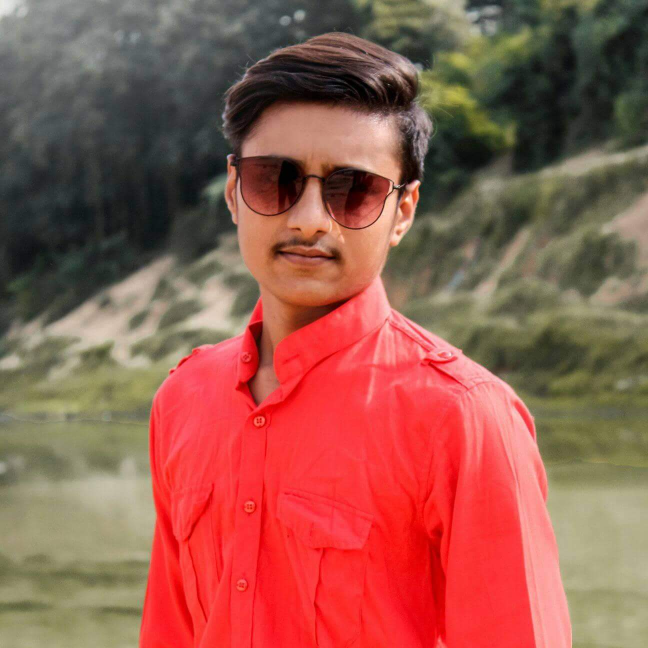
%> input picture Sem 1/B Tech/IP/129_ImageProcessing/n.jpg, 1296 x 1296 px (shown at 1/2 size)
$ octave 129_01_07.m   (GNU Octave 9; MATLAB toolbox functions it lacks are replaced by stand-ins)
%> lines starting %> are read from the running program, lines starting %| are printed output that depends on the picture
clear
clc

% Read image into a
a=imread('./n.jpg');
%> a is the input picture: size 1296x1296x3 uint8; mean R, G, B 150.7, 90.6, 78

% flip your image vertically
b=flipud(a);
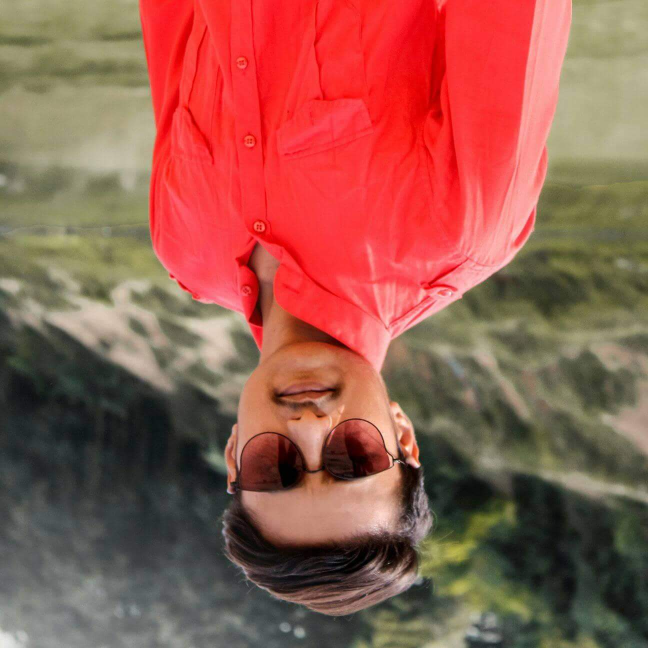
%> b: size 1296x1296x3 uint8 (shown at 1/2 size); mean R, G, B 150.7, 90.6, 78; mean of the top-left, top-right, bottom-left and bottom-right quarters 126.3, 126.3, 83.5, 89.5
figure
imshow(b);

% create the mirror image
c=fliplr(a);  %c=flip(a,2);
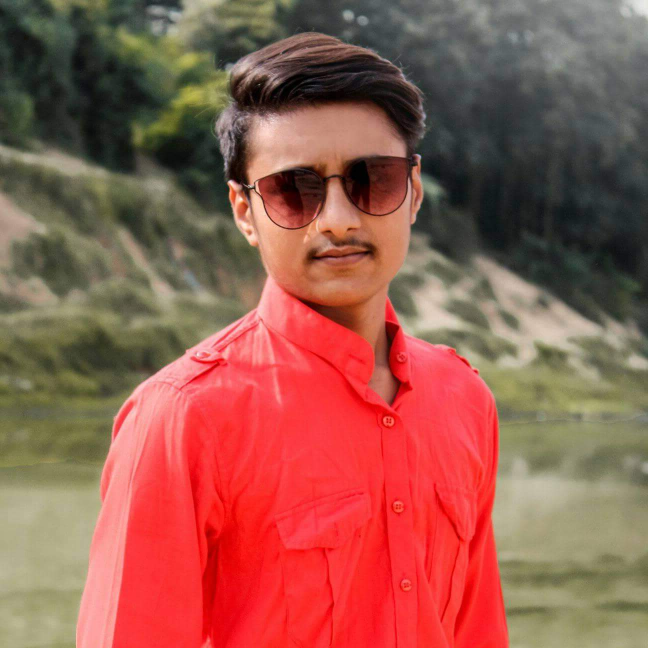
%> c: size 1296x1296x3 uint8 (shown at 1/2 size); mean R, G, B 150.7, 90.6, 78; mean of the top-left, top-right, bottom-left and bottom-right quarters 89.5, 83.5, 126.3, 126.3
figure
imshow(c);

% rotate the image by 90 degree
d=imrotate(a,90);
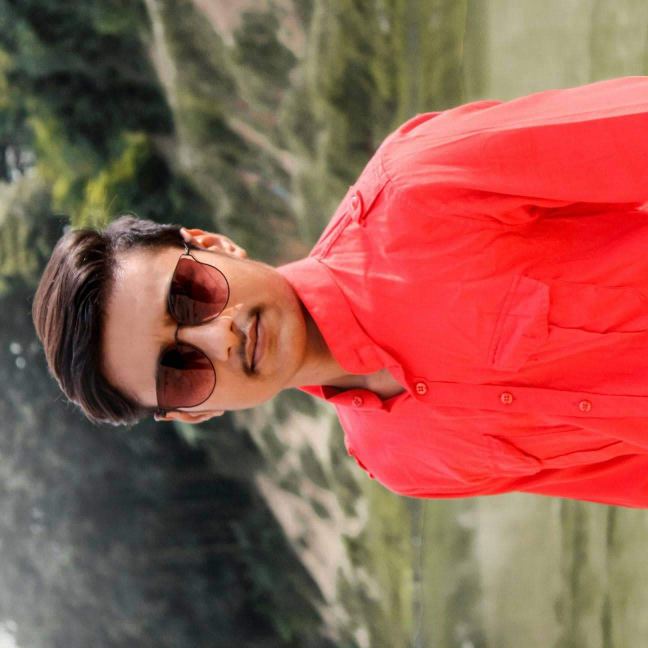
%> d: size 1296x1296x3 uint8 (shown at 1/2 size); mean R, G, B 150.7, 90.6, 78; mean of the top-left, top-right, bottom-left and bottom-right quarters 89.5, 126.3, 83.5, 126.3
figure
imshow(d);

% rotate the image by 270 degree
e=imrotate(a,270);
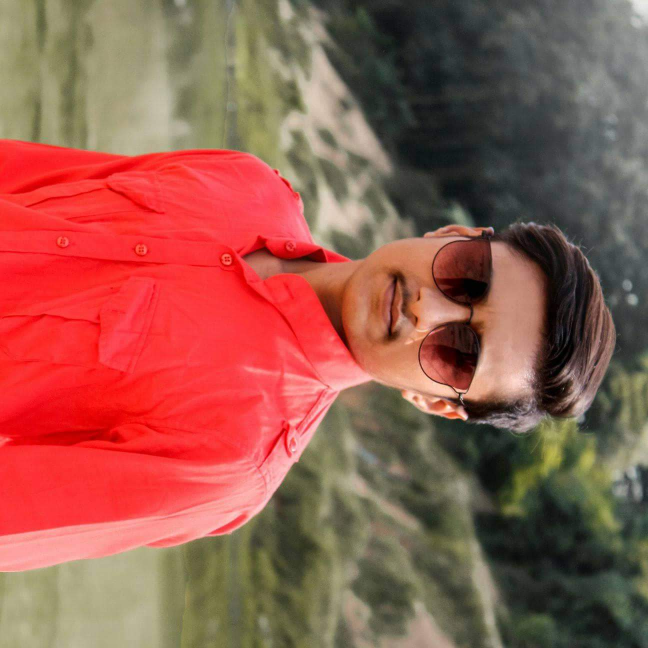
%> e: size 1296x1296x3 uint8 (shown at 1/2 size); mean R, G, B 150.7, 90.6, 78; mean of the top-left, top-right, bottom-left and bottom-right quarters 126.3, 83.5, 126.3, 89.5
figure
imshow(e);

figure
subplot(2,2,1);
imshow(b)
subplot(2,2,2);
imshow(c)
subplot(2,2,3);
imshow(d)
subplot(2,2,4);
imshow(e)

$ run again, with Sem 1/B Tech/IP/129_ImageProcessing/1.jpg copied over Sem 1/B Tech/IP/129_ImageProcessing/n.jpg
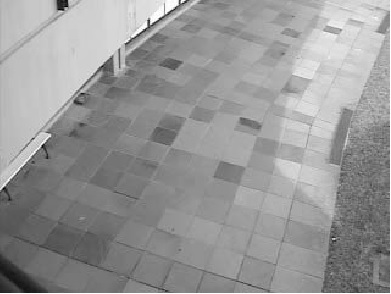
%> input picture Sem 1/B Tech/IP/129_ImageProcessing/1.jpg, 391 x 294 px
%> a is the input picture: size 294x391x3 uint8; min 0, max 255, mean 150.8
%> `d=imrotate(a,90);`:
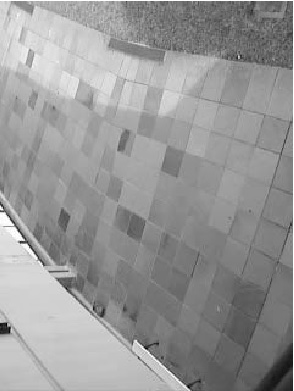
%> d: size 391x294x3 uint8; min 0, max 255, mean 150.8; mean of the top-left, top-right, bottom-left and bottom-right quarters 175.3, 144.2, 165.8, 117.9
%> `e=imrotate(a,270);`:
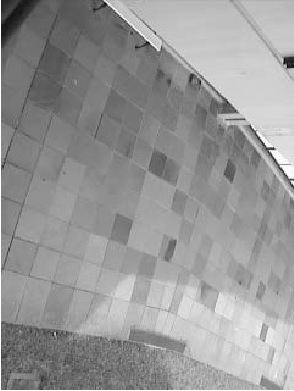
%> e: size 391x294x3 uint8; min 0, max 255, mean 150.8; mean of the top-left, top-right, bottom-left and bottom-right quarters 117.7, 165.9, 144.2, 175.2
